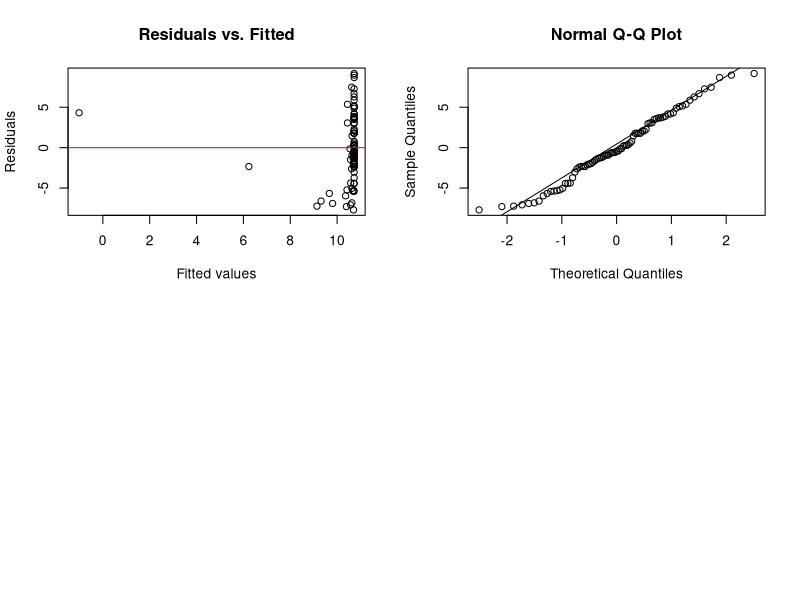

Recreate this plot in R.
## ---- chunk 1
library(ggplot2)
## ---- chunk 2
?msleep
## ---- chunk 3
sleep_model <- lm(sleep_total ~ bodywt, data=msleep)

summary(sleep_model)
## ---- chunk 4
r_squared <- summary(sleep_model)$r.squared
r_squared

## ---- chunk 5
r <- sqrt(r_squared)

if (coef(sleep_model)["bodywt"] < 0) {
  r <- -r
}
r

## ---- chunk 6
x_bar <- mean(msleep$bodywt, na.rm = TRUE)
y_bar <- mean(msleep$sleep_total, na.rm = TRUE)

S_xx <- sum((msleep$bodywt - x_bar)^2, na.rm = TRUE)
S_xy <- sum((msleep$bodywt - x_bar) * (msleep$sleep_total - y_bar), na.rm = TRUE)

x_bar
y_bar
S_xx
S_xy

## ---- chunk 7
beta_1 <- S_xy / S_xx
beta_0 <- y_bar - beta_1 * x_bar

beta_0
beta_1

## ---- chunk 8
y_hat <- beta_0 + beta_1 * msleep$bodywt

residuals <- msleep$sleep_total - y_hat

head(residuals)

## ---- chunk 9
SSR <- sum((y_hat - y_bar)^2)
SSE <- sum(residuals^2)
SST <- sum((msleep$sleep_total - y_bar)^2)

SSR
SSE
SST

## ---- chunk 10
R_squared_calculated <- SSR / SST

R_squared_calculated

## ---- chunk 11
chinchilla_bodywt <- 0.420
predicted_sleep <- beta_0 + beta_1 * chinchilla_bodywt

predicted_sleep

chinchilla_observed_sleep <- msleep$sleep_total[msleep$name == "Chinchilla"]

chinchilla_residual <- chinchilla_observed_sleep - predicted_sleep

chinchilla_residual

## ---- chunk 12
std_error_slope <- summary(sleep_model)$coefficients["bodywt", "Std. Error"]

alpha <- 0.2
df <- nrow(msleep) - 2
t_critical <- qt(1 - alpha/2, df)

margin_error <- t_critical * std_error_slope

lower_bound <- beta_1 - margin_error
upper_bound <- beta_1 + margin_error

c(lower_bound, upper_bound)

## ---- chunk 13
t_statistic <- (beta_1 - (-0.01)) / std_error_slope

p_value <- 2 * (1 - pt(abs(t_statistic), df))

c(t_statistic, p_value)
## ---- chunk 14
par(mfrow=c(2,2))

plot(sleep_model$fitted.values, residuals(sleep_model), 
     main="Residuals vs. Fitted", xlab="Fitted values", ylab="Residuals")
abline(h=0, col="red")

qqnorm(residuals(sleep_model), main="Normal Q-Q Plot")
qqline(residuals(sleep_model))

## ---- chunk 15
library(lmtest)
library(stats)

bp_test <- bptest(sleep_model)

shapiro_test <- shapiro.test(residuals(sleep_model))

list(Breusch_Pagan_Test = bp_test, Shapiro_Wilk_Test = shapiro_test)
